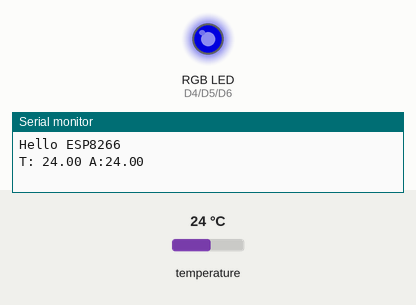
Simulated run of this sketch. Board: ESP8266 (NodeMCU). On the bench: an RGB LED mixed from three pins (HIGH = lit), the last lines printed to the serial monitor. Inputs (shaded band) come from the test bench; at power-on: temperature 24 °C. Dim RGB values are drawn brighter than linear; pins used as bus, display or sensor lines are not drawn.

Above: at 0.05 s.
At 0.4 s:
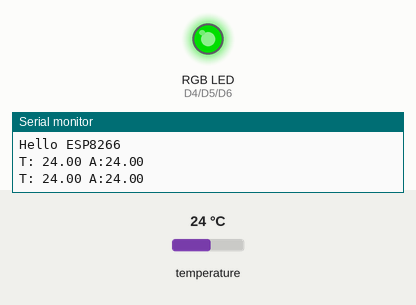
At 0.8 s:
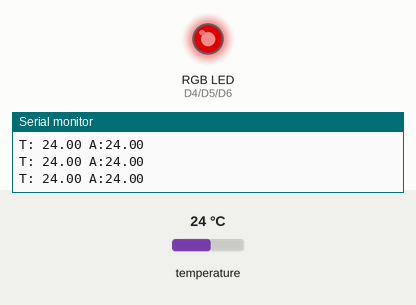
Timing chart, 0 to 3.0 s (numbered marks = the images above):
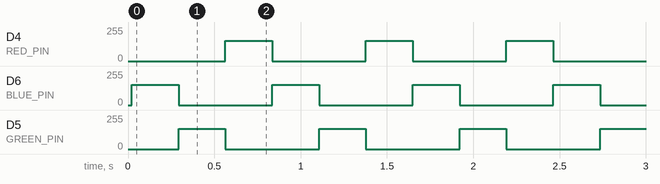

Measured:
- by itself, D4 (RED_PIN), D6 (BLUE_PIN), D5 (GREEN_PIN): alternates 153/255 for 0.27 s and 0/255 for 0.54 s

The sketch:

BasicTempLogging.ino
```cpp
#include <OneWire.h>

#define DS18S20_Pin D3
#define POWER D0
#define BLUE_PIN D6
#define GREEN_PIN D5
#define RED_PIN D4

#define COLOUR_COUNT 10
#define INT_MAX 214748364

String red = "990000";
String green = "009900";
String blue = "000099";
String colour = red;

long count;
double average;
String macAddr;

OneWire ds(DS18S20_Pin);

void setup() {
  Serial.begin(115200);
  Serial.println("");
  Serial.println("Hello ESP8266");
  pinMode(LED_BUILTIN, OUTPUT);
  pinMode(POWER, OUTPUT);
  pinMode(RED_PIN, OUTPUT);
  pinMode(GREEN_PIN, OUTPUT);
  pinMode(BLUE_PIN, OUTPUT);

  setColour(colour);
  count = 0;
  average = 0;
  digitalWrite(LED_BUILTIN, LOW);
  digitalWrite(POWER, HIGH);
}

void setColour(int red, int green, int blue)
{
  analogWrite(RED_PIN, red);
  analogWrite(GREEN_PIN, green);
  analogWrite(BLUE_PIN, blue);
}

int hexToInt(String hex) {
  int value = 0;
  int a = 0;
  int b = hex.length() - 1;
  for (; b >= 0; a++, b--) {
    if (hex[b] >= '0' && hex[b] <= '9') {
      value += (hex[b] - '0') * (1 << (a * 4));
      } else {
        value += ((hex[b] - 'A') + 10) * (1 << (a * 4));
      }
    }
    return value;
}

void setColour(String hex)
{
  hex.toUpperCase();
  String redString = hex.substring(0, 2);
  String greenString = hex.substring(2, 4);
  String blueString = hex.substring(4, 6);

  setColour(hexToInt(redString), hexToInt(greenString), hexToInt(blueString));
}

float getTemperature(){
 //returns the temperature in Celsius

 byte data[12];
 byte addr[8];

 if ( !ds.search(addr)) {
   //no more sensors on chain, reset search
   ds.reset_search();
   return -1001;
 }

 if ( OneWire::crc8( addr, 7) != addr[7]) {
   Serial.println("CRC is not valid!");
   return -1002;
 }

 if ( addr[0] != 0x10 && addr[0] != 0x28) {
   Serial.print("Device is not recognized");
   return -1003;
 }

 ds.reset();
 ds.select(addr);
 ds.write(0x44,1); // start conversion, with parasite power on at the end

 byte present = ds.reset();
 ds.select(addr);
 ds.write(0xBE); // Read Scratchpad


 for (int i = 0; i < 9; i++) { // we need 9 bytes
  data[i] = ds.read();
 }

 ds.reset_search();

 byte MSB = data[1];
 byte LSB = data[0];

 float tempRead = ((MSB << 8) | LSB); //using two's compliment
 float TemperatureSum = tempRead / 16;

 return TemperatureSum;
}

void updateAverage(float temperature) {
  count = (count % INT_MAX) + 1;
  average -= average / count;
  average += temperature / count;
}

void loop() {
  float temperature = getTemperature();
  updateAverage(temperature);
  Serial.println("T: " + String(temperature) + " A:" + String(average));

  if (colour == red) colour = blue;
  else if (colour == blue) colour = green;
  else if (colour == green) colour = red;

  setColour(colour);
  delay(250);
}
```
